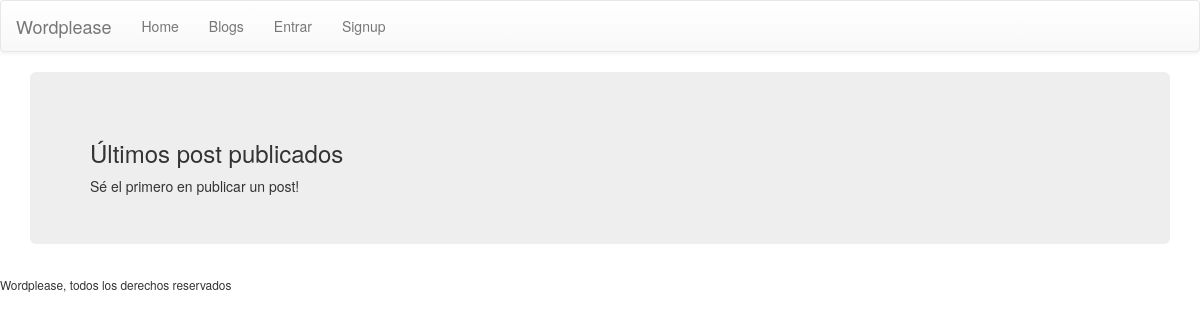
The page /blogs/bea on the database as committed earlier.
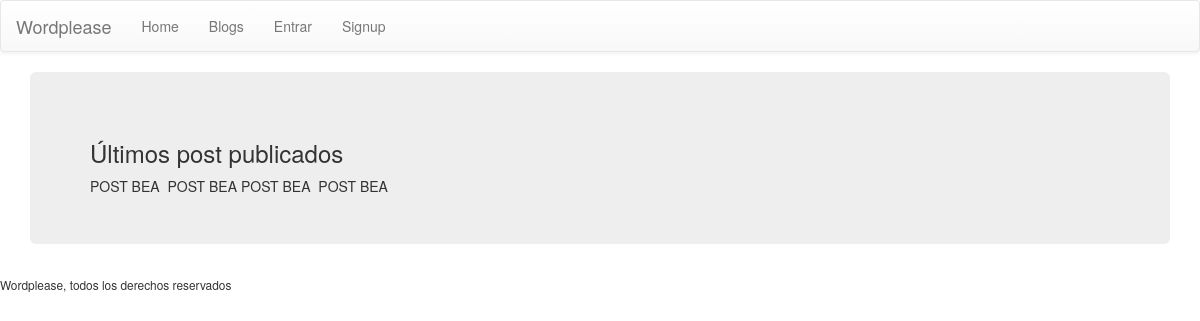
The same page on the database as committed later.
### blogs/models.py (models this page shows, shortened)
class Post(models.Model):
    owner = models.ForeignKey(User)
    title = models.TextField(max_length=25, default="")
    resume = models.TextField(max_length=100, default="")
    content = models.TextField(default="")
    url = models.URLField(blank=True, default="")
    publication_date = models.DateTimeField(blank=True, null=True, default="")
    categories = models.ManyToManyField(Category)
    created_at = models.DateTimeField(auto_now_add=True)
    modified_at = models.DateTimeField(auto_now=True)

### blogs/views.py (the view)
# urls.py: url(r'^blogs/(?P<user>[A-Za-z0-9]+)$', BlogListDetailView.as_view(), name='blog_list_detail'),
class BlogListDetailView(View):
    def get(self, request, user):
        possible_posts = Post.objects.filter(owner__username=self.kwargs['user'])
        context = {
            'post_list': possible_posts
        }
        return render(request, 'blogs/home.html', context)

### blogs/templates/blogs/home.html
{% extends 'base.html' %}
{% block section %}
    <h3>Últimos post publicados</h3>
    {% if post_list|length > 0 %}
        {% include 'blogs/posts_loop.html' %}
    {% else %}
        Sé el primero en publicar un post!
    {% endif %}
{% endblock %}

### wordplease/templates/base.html (shortened to what this page needs)
{% load staticfiles %}
<!DOCTYPE html>
<html lang="en">
<head>
    <link href="{% static 'css/bootstrap.min.css' %}" rel="stylesheet">
    <link href="{% static 'css/bootstrap-theme.min.css' %}" rel="stylesheet">
</head>
    <nav class="navbar navbar-default">
        <div class="container-fluid">
            <div class="navbar-header">
            <a class="navbar-brand" href="#">Wordplease</a>
        </div>
        <div>
            <ul class="nav navbar-nav">
                <li> <a href="{% url 'home' %}">Home</a></li>
                <li><a href="{% url 'blog_list' %}">Blogs</a></li>
                {% if user.is_authenticated %}
                   <li> <a href="{% url 'user_logout' %}">Salir</a></li>
                   <li> <a href="{% url 'post_create' %}">Nuevo post</a></li>
                {% else %}
                  <li>  <a href="{% url 'user_login' %}">Entrar</a></li>
                  <li>  <a href="{% url 'user_signup' %}">Signup</a></li>
                {% endif %}
            </ul>
        </div>
    </nav>
    <div class="container">
        <div class="jumbotron">
        <section>
            {% block section %} {% endblock %}
        </section>
        </div>
    </div>
    <small>Wordplease, todos los derechos reservados</small>
</body>
</html>

### blogs/templates/blogs/posts_loop.html (shortened to what this page needs)
{% for post in post_list %}
    {{ post.title }}
    <a href="{% url 'post' post.pk %}">
    </a>
    {{ post.resume }}
{% endfor %}

Rows that differ between the two databases and show on the page:
added Post: title "POST BEA", resume "POST BEA"
added Post: title "POST BEA", resume "POST BEA"
Other text that changed with them:
text no longer shown: "Sé el primero en publicar un post!"
